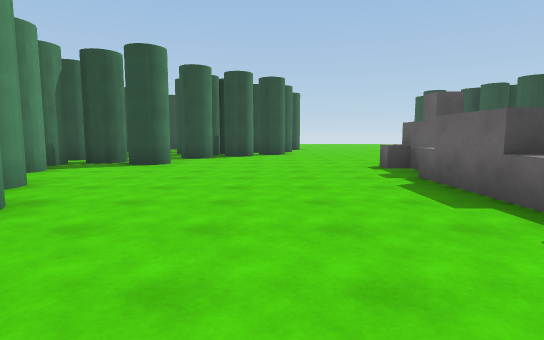
View 1 (above)

21 first-person views from a walk through a 3-D level made in the Unity game engine. The camera is 1.4 m above the floor, tilts 6° down and sees 80° across. The floor is counted in squares, 2 m on a side. Each view is taken from the middle of a square. On the plan, view 1 faces up. The plan holds only what a view shows up to about 10 squares ahead; the rest is blank. The place goes on beyond the plan. Surface patterns are stand-ins for the level's own textures.

View 2
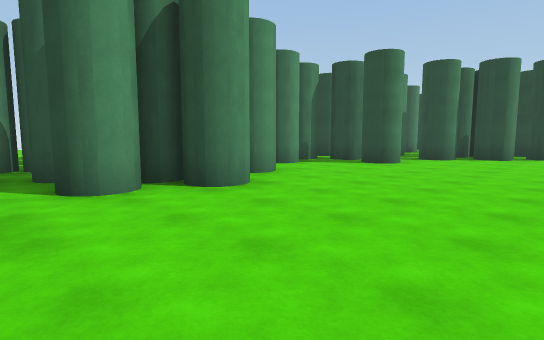

View 3
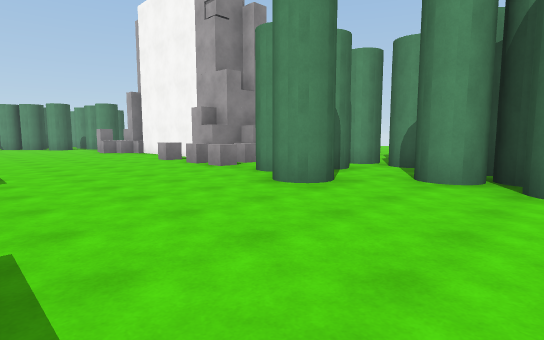

View 4
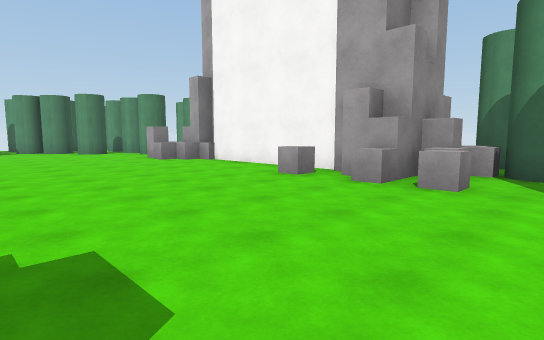

View 5
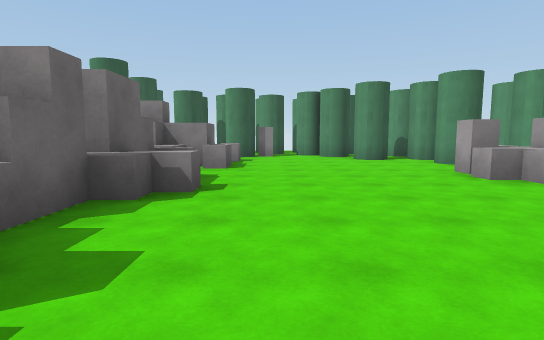

View 6
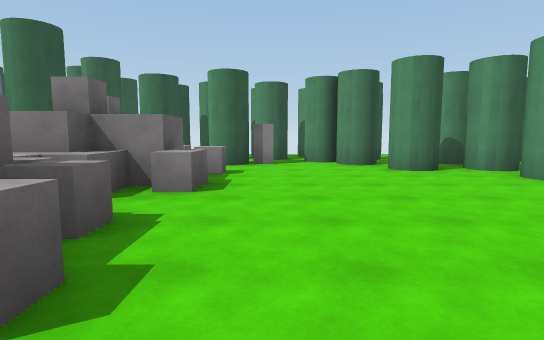

View 7
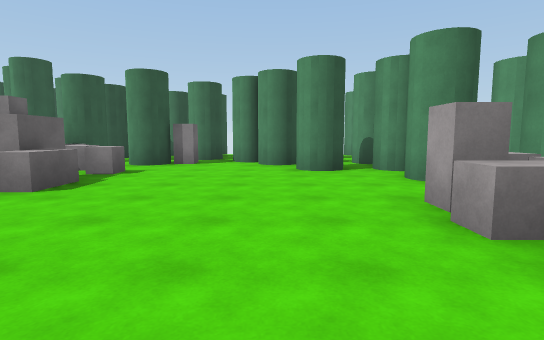

View 8
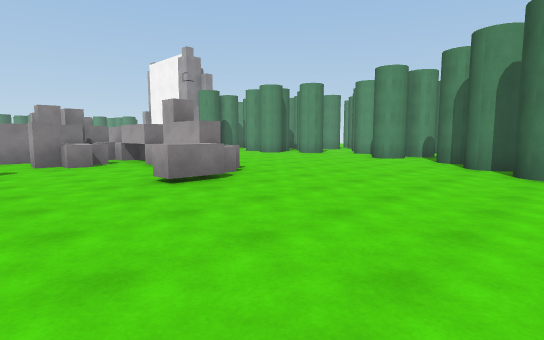

View 9
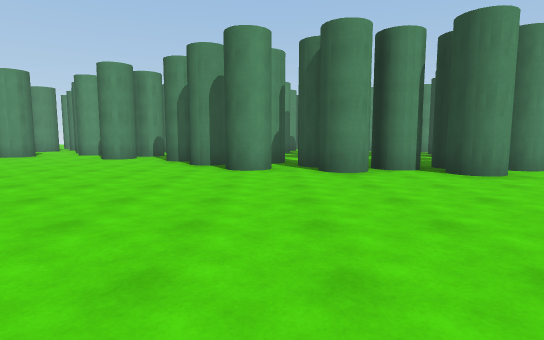

View 10
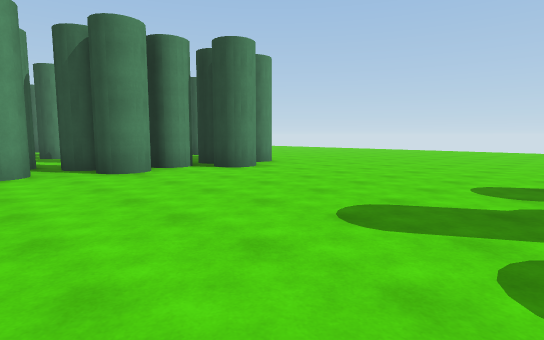

View 11
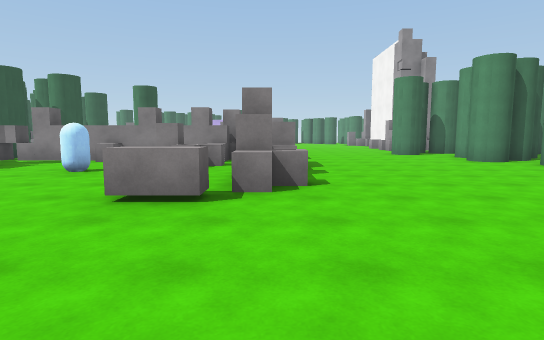

View 12
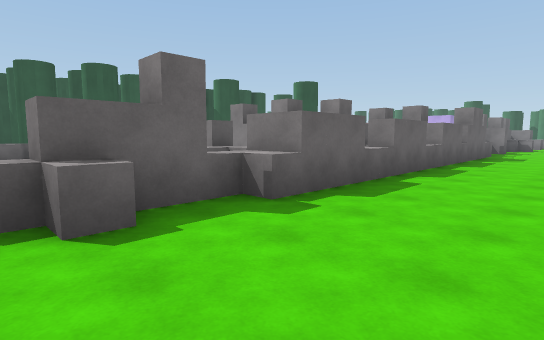

View 13
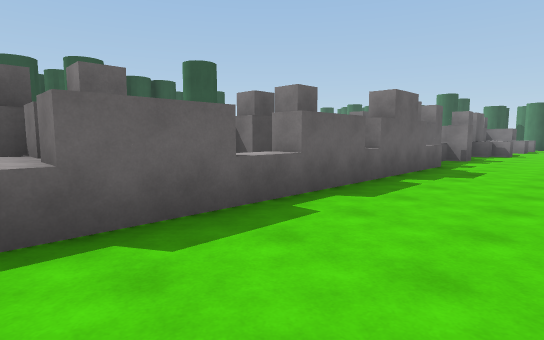

View 14
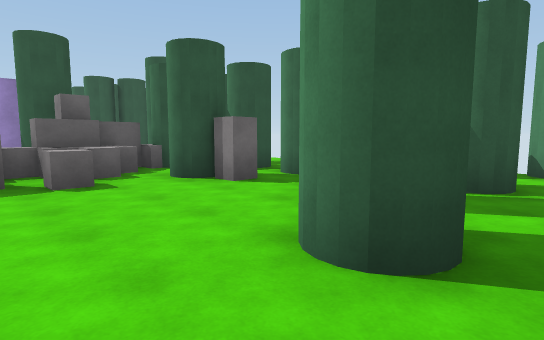

View 15
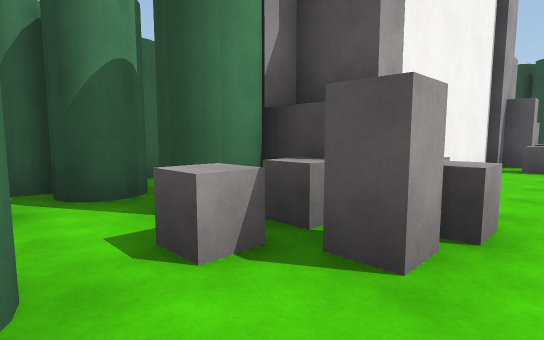

View 16
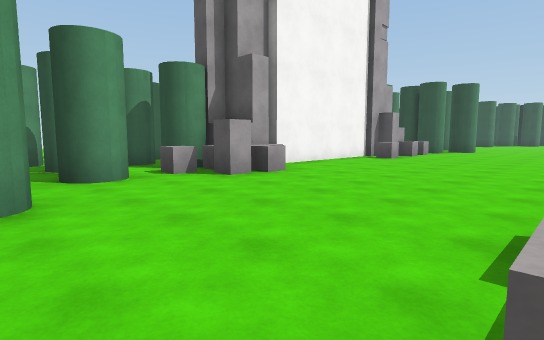

View 17
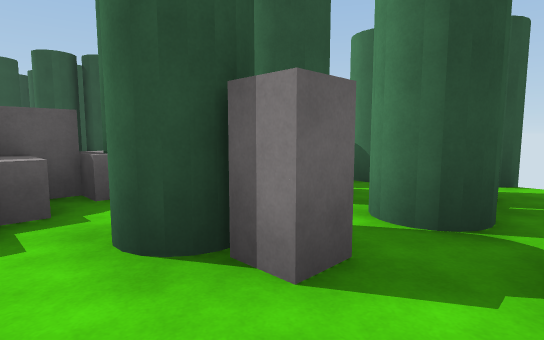

View 18
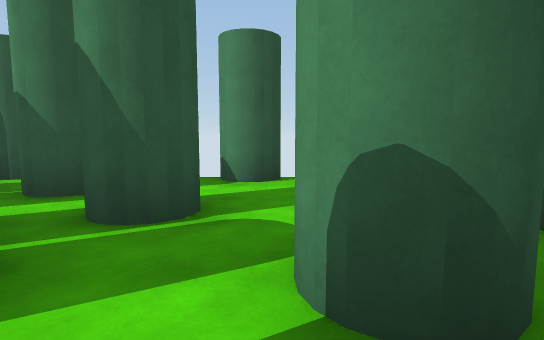

View 19
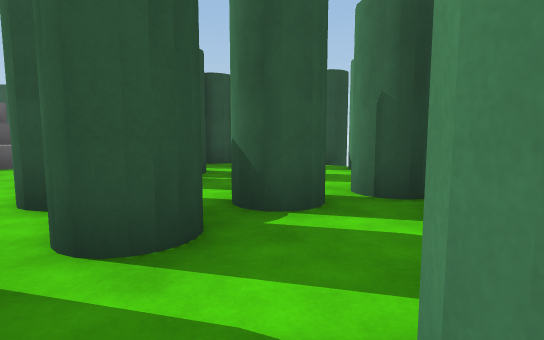

View 20
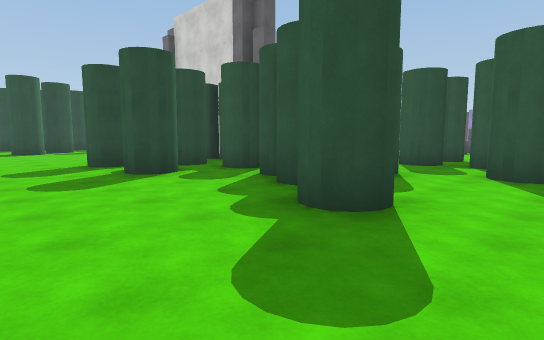

View 21
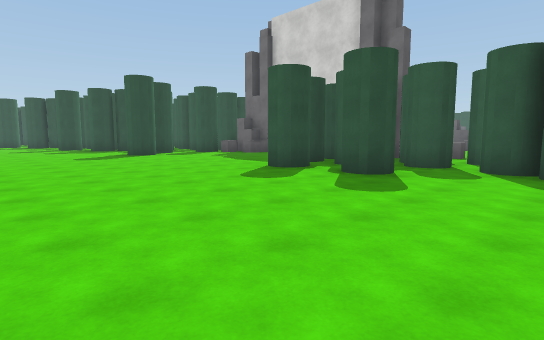

### Floor plan
Key: @ floor where view 1 was taken; # wall or solid block; x gap in a wall; . floor; ^ raised ledge; C capsule.
Columns run from 15 left of view 1 to 7 right of it. Each row starts with its distance up from view 1.
 18                #......
 17                ##......
 16                #.......
 15                #.......
 14               ##.......
 13              ###.......
 12              ###.......
 11              ##........
 10            ###.........
  9           ##...........
  8           ###.....^^...
  7           #.......#....
  6           #.......#....
  5           ##......#.^.C
  4            #......#.x..
  3            ##.....^^x.#
  2           ##......#####
  1           ##......##
  0           #..#.@..##
 -1          ###......##
 -2          ####.....#
 -3          ####.....#
 -4  ..     #^##......#
 -5  ...       ##.....#
 -6  ....      #^.....#
 -7  .....     #......#
 -8  ......    #......#
 -9  .......   #......#
-10  ......# # #.....^^
-11 ......#..###^.....#
-12 .......#..###.....^^
-13 ......#.###^.....^^#
-14 .........###.....^####
-15 .......##........^###
-16 .......#.#.#.#....^#
-17    ...#....#..#.####
-18    .......##..####
-19    ...... .#.####
-20             ..####
-21             #....#
-22              x# x

Where each view was taken, in squares from view 1:
view 1: 0 up, 0 right, facing up
view 2: 0 up, 1 right, facing up-left
view 3: 3 up, 2 right, facing down-left
view 4: 2 down, 2 right, facing down-left
view 5: 6 down, 1 right, facing down
view 6: 9 down, 1 right, facing down
view 7: 9 down, 1 left, facing down
view 8: 13 up, 7 right, facing down-left
view 9: 13 up, 7 right, facing left
view 10: 12 up, 7 right, facing up-left
view 11: 12 up, 3 right, facing down
view 12: 8 up, 0 right, facing down-right
view 13: 3 up, 0 right, facing down-right
view 14: 14 down, 3 left, facing down-right
view 15: 14 down, 2 left, facing up-left
view 16: 16 down, 2 right, facing up-left
view 17: 16 down, 0 right, facing down-right
view 18: 16 down, 3 left, facing down
view 19: 15 down, 6 left, facing down-right
view 20: 19 down, 12 left, facing up-right
view 21: 16 down, 15 left, facing up-right
